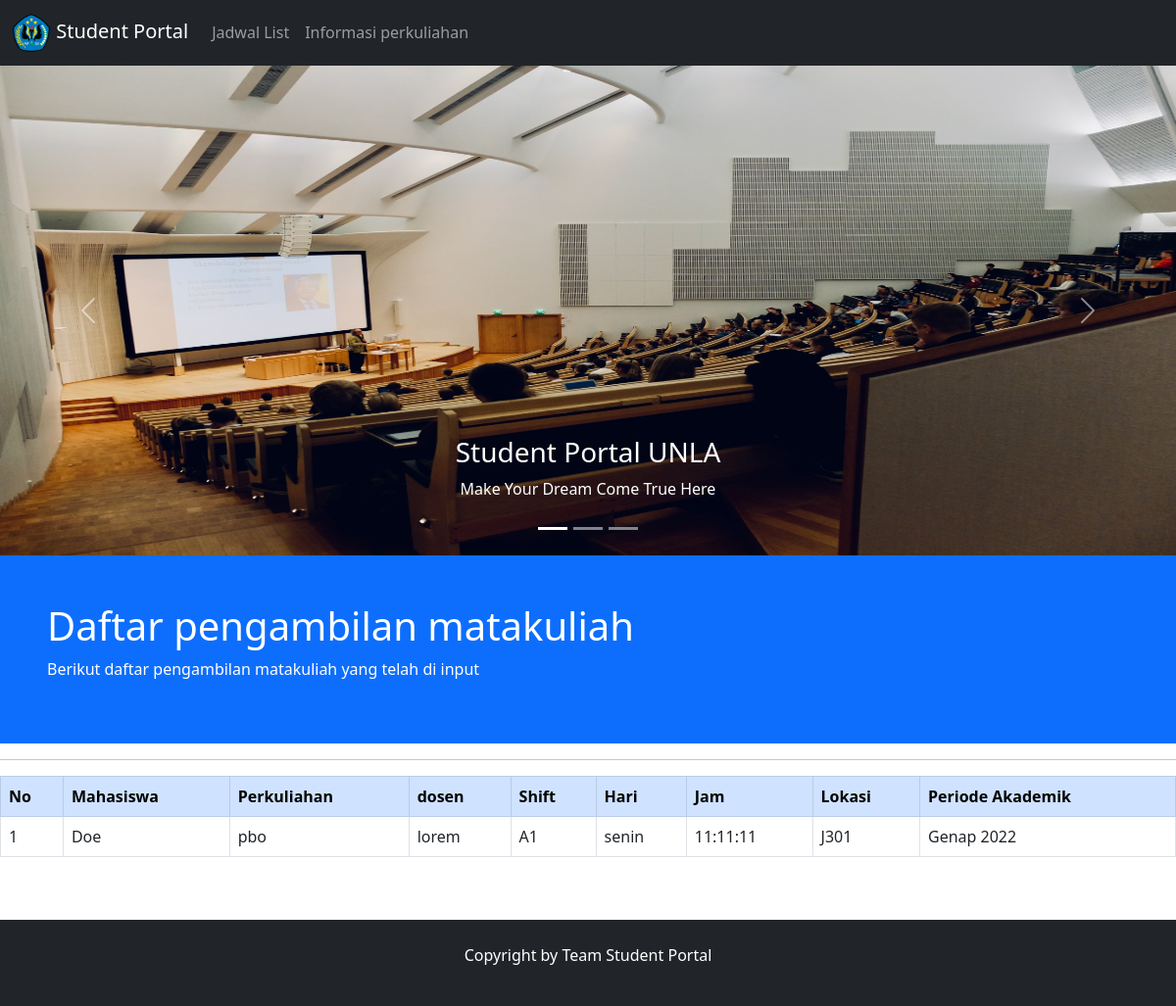
The app's page /index.php/transaksikuliah with its own data.
### tables this page shows
CREATE TABLE `transaksi_matakuliah` (
  `id_transaksi` int NOT NULL,
  `fk_mahasiswa` int NOT NULL,
  `fk_jadwal` int NOT NULL,
  `transaksi_delete` int NOT NULL DEFAULT '0'
);

CREATE TABLE `mahasiswa` (
  `id_mahasiswa` int NOT NULL,
  `nama` varchar(255) NOT NULL,
  `role` varchar(200) NOT NULL,
  `ipk` double NOT NULL,
  `sks_lulus` int NOT NULL,
  `password` varchar(255) NOT NULL,
  `username` varchar(255) NOT NULL,
  `superuser` int NOT NULL DEFAULT '0',
  `mahasiswa_delete` int NOT NULL DEFAULT '0'
);

CREATE TABLE `matakuliah` (
  `id_matakuliah` int NOT NULL,
  `nama_kuliah` varchar(255) NOT NULL,
  `sks` int NOT NULL,
  `fk_dosen` int NOT NULL DEFAULT '0',
  `matakuliah_delete` int NOT NULL DEFAULT '0'
);

CREATE TABLE `dosen` (
  `id_dosen` int NOT NULL,
  `nama_dosen` varchar(255) NOT NULL,
  `soft_delete` int NOT NULL DEFAULT '0'
);

CREATE TABLE `jadwal` (
  `id_jadwal` int NOT NULL,
  `fk_matakuliah` int NOT NULL,
  `fk_dosen` int NOT NULL,
  `shift_kelas` varchar(255) NOT NULL,
  `hari` varchar(255) NOT NULL,
  `jam` time NOT NULL,
  `lokasi` varchar(255) NOT NULL,
  `periode_akademik` varchar(255) NOT NULL,
  `jadwal_delete` int NOT NULL DEFAULT '0'
);

### application/controllers/Transaksikuliah.php (called while the page is built, shortened)
<?php
class transaksikuliah extends CI_Controller {
	 public function __construct()
	 {
			 $this->load->model('Transaksi_model');
			 $this->load->model('Categori_model');
			 $this->load->model('Cats_model');
			 $this->load->model('Jadwal_model');
	 }
	public function index()
	{
		$data['transaksi']=$this->Transaksi_model->read();
		$this->load->view('transaksikuliah/transaksi_list',$data);
	}
}

### index.php (called while the page is built, shortened)
<?php
require_once BASEPATH.'core/CodeIgniter.php';

### application/models/Transaksi_model.php (called while the page is built, shortened)
<?php
class Transaksi_model extends CI_Model {
	public function read()
	{
        $this->db->select('*');
        $this->db->from('transaksi_matakuliah');
        $this->db->join('mahasiswa','transaksi_matakuliah.fk_mahasiswa = mahasiswa.id_mahasiswa');
        $this->db->join('jadwal','transaksi_matakuliah.fk_jadwal = jadwal.id_jadwal');
        $this->db->join('matakuliah','jadwal.fk_matakuliah = matakuliah.id_matakuliah');
        $this->db->join('dosen','matakuliah.fk_dosen = dosen.id_dosen');
        $this->db->where('transaksi_delete',0);
        $query= $this->db->get();
        return $query->result();
    }
}

### application/views/transaksikuliah/transaksi_list.php (the view, shortened to what this page needs)
<body>
<div class="mt-0 p-5 bg-primary text-white">
  <h1>Daftar pengambilan matakuliah</h1>
  <p>Berikut daftar pengambilan matakuliah yang telah di input</p>
</div>
    <hr>
	<div class="table-responsive">
    <table class="table table-bordered table-hover">
        <tr class="table-primary">
            <th>No</th>
            <th>Mahasiswa</th>
            <th>Perkuliahan</th>
            <th>dosen</th>
            <th>Shift</th>
            <th>Hari</th>
            <th>Jam</th>
            <th>Lokasi</th>
            <th>Periode Akademik</th>
        </tr>
        <?php $i=1; foreach($transaksi as $transaksis) { ?>
        <tr>
            <td><?= $i++ ?></td>
            <td><?= $transaksis->nama ?></td>
            <td><?= $transaksis->nama_kuliah ?></td>
            <td><?= $transaksis->nama_dosen ?></td>
            <td><?= $transaksis->shift_kelas ?></td>
            <td><?= $transaksis->hari ?></td>
            <td><?= $transaksis->jam ?></td>
            <td><?= $transaksis->lokasi ?></td>
            <td><?= $transaksis->periode_akademik ?></td>
        </tr>
        <?php } ?>
    </table>
	</div>

### records on screen
transaksi_matakuliah: fk_mahasiswa.nama "Doe", matakuliah.nama_kuliah "pbo", dosen.nama_dosen "lorem", fk_jadwal.shift_kelas "A1", fk_jadwal.hari "senin", fk_jadwal.jam "11:11:11", fk_jadwal.lokasi "J301", fk_jadwal.periode_akademik "Genap 2022"
